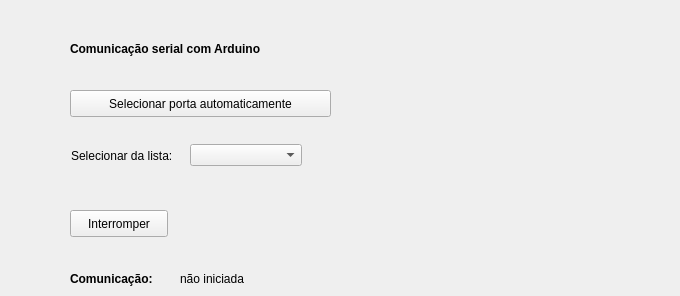
   <widget class="QWidget" name="tab_serial">
    <attribute name="title">
     <string>Serial</string>
    </attribute>
    <widget class="QPushButton" name="pB_connect">
     <property name="geometry">
      <rect>
       <x>70</x>
       <y>90</y>
       <width>261</width>
       <height>27</height>
      </rect>
     </property>
     <property name="toolTip">
      <string>&lt;html&gt;&lt;head/&gt;&lt;body&gt;&lt;p&gt;Seleciona automaticamente a porta USB em que a placa Arduino está conectada. É necessário que a Arduino esteja pré-carregada com o código Photogate específico.&lt;/p&gt;&lt;/body&gt;&lt;/html&gt;</string>
     </property>
     <property name="text">
      <string>Selecionar porta automaticamente</string>
     </property>
    </widget>
    <widget class="QLabel" name="label_2">
     <property name="geometry">
      <rect>
       <x>70</x>
       <y>40</y>
       <width>311</width>
       <height>17</height>
      </rect>
     </property>
     <property name="font">
      <font>
       <weight>75</weight>
       <bold>true</bold>
      </font>
     </property>
     <property name="text">
      <string>Comunicação serial com Arduino</string>
     </property>
    </widget>
    <widget class="QPushButton" name="pB_closeconnection">
     <property name="geometry">
      <rect>
       <x>70</x>
       <y>210</y>
       <width>98</width>
       <height>27</height>
      </rect>
     </property>
     <property name="toolTip">
      <string>&lt;html&gt;&lt;head/&gt;&lt;body&gt;&lt;p&gt;Interrompa a conexão com a placa Arduino.&lt;/p&gt;&lt;/body&gt;&lt;/html&gt;</string>
     </property>
     <property name="text">
      <string>Interromper</string>
     </property>
    </widget>
    <widget class="QWidget" name="layoutWidget">
     <property name="geometry">
      <rect>
       <x>71</x>
       <y>141</y>
       <width>231</width>
       <height>29</height>
      </rect>
     </property>
     <layout class="QHBoxLayout" name="horizontalLayout_2">
      <item>
       <widget class="QLabel" name="label">
        <property name="text">
         <string>Selecionar da lista:</string>
        </property>
       </widget>
      </item>
      <item>
       <widget class="QComboBox" name="cB_port">
        <property name="toolTip">
         <string>&lt;html&gt;&lt;head/&gt;&lt;body&gt;&lt;p&gt;Selecione de uma lista a porta USB em que a placa Arduino está conectada. É necessário que a Arduino esteja pré-carregada com o código Photogate específico.&lt;/p&gt;&lt;/body&gt;&lt;/html&gt;</string>
        </property>
       </widget>
      </item>
     </layout>
    </widget>
    <widget class="QLabel" name="label_25">
     <property name="geometry">
      <rect>
       <x>70</x>
       <y>270</y>
       <width>101</width>
       <height>17</height>
      </rect>
     </property>
     <property name="font">
      <font>
       <weight>75</weight>
       <bold>true</bold>
      </font>
     </property>
     <property name="text">
      <string>Comunicação:</string>
     </property>
    </widget>
    <widget class="QLabel" name="l_commstatus">
     <property name="geometry">
      <rect>
       <x>180</x>
       <y>270</y>
       <width>491</width>
       <height>17</height>
      </rect>
     </property>
     <property name="text">
      <string>não iniciada</string>
     </property>
    </widget>
   </widget>
